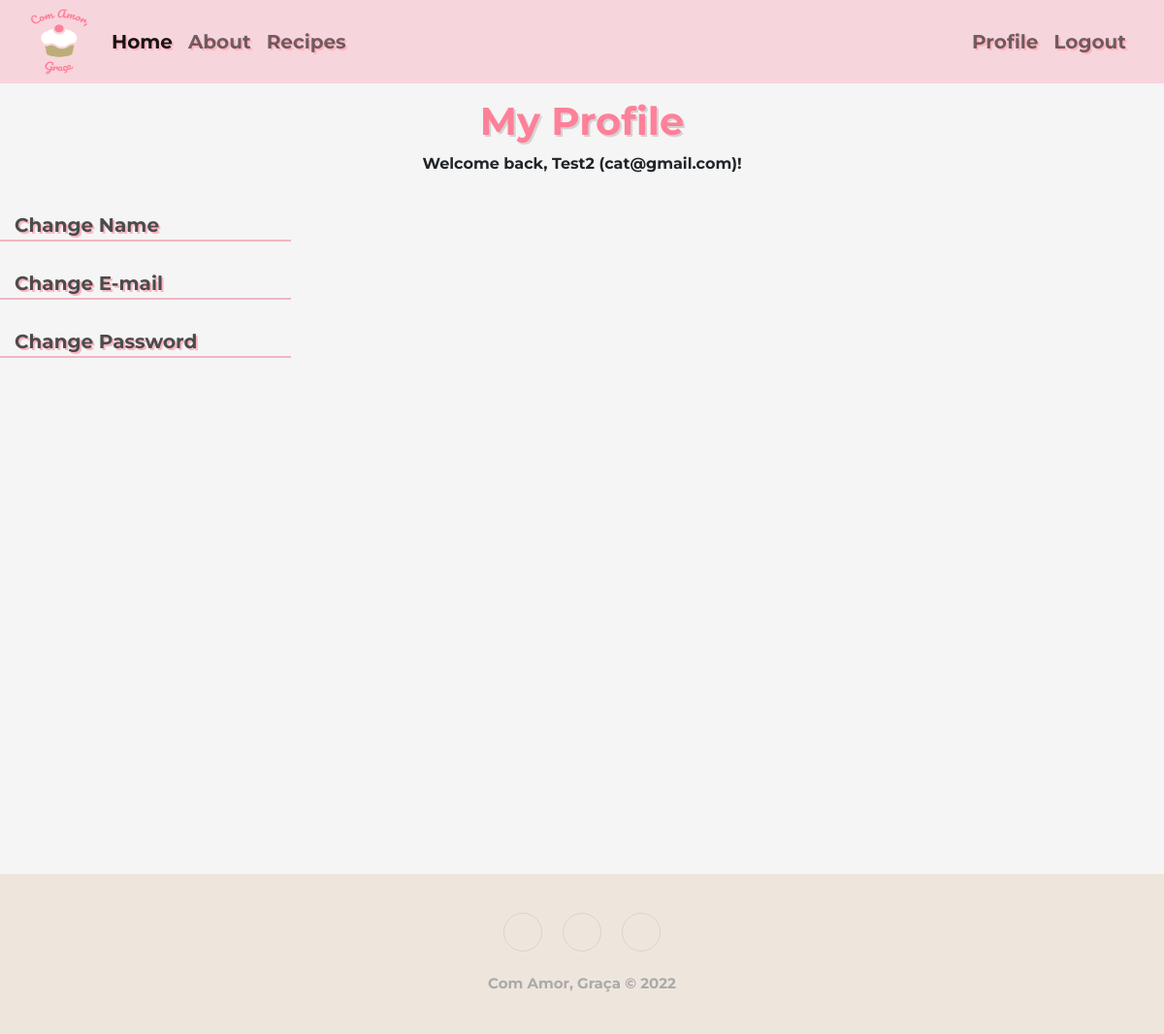
The app's page /profile (signed in), older data.
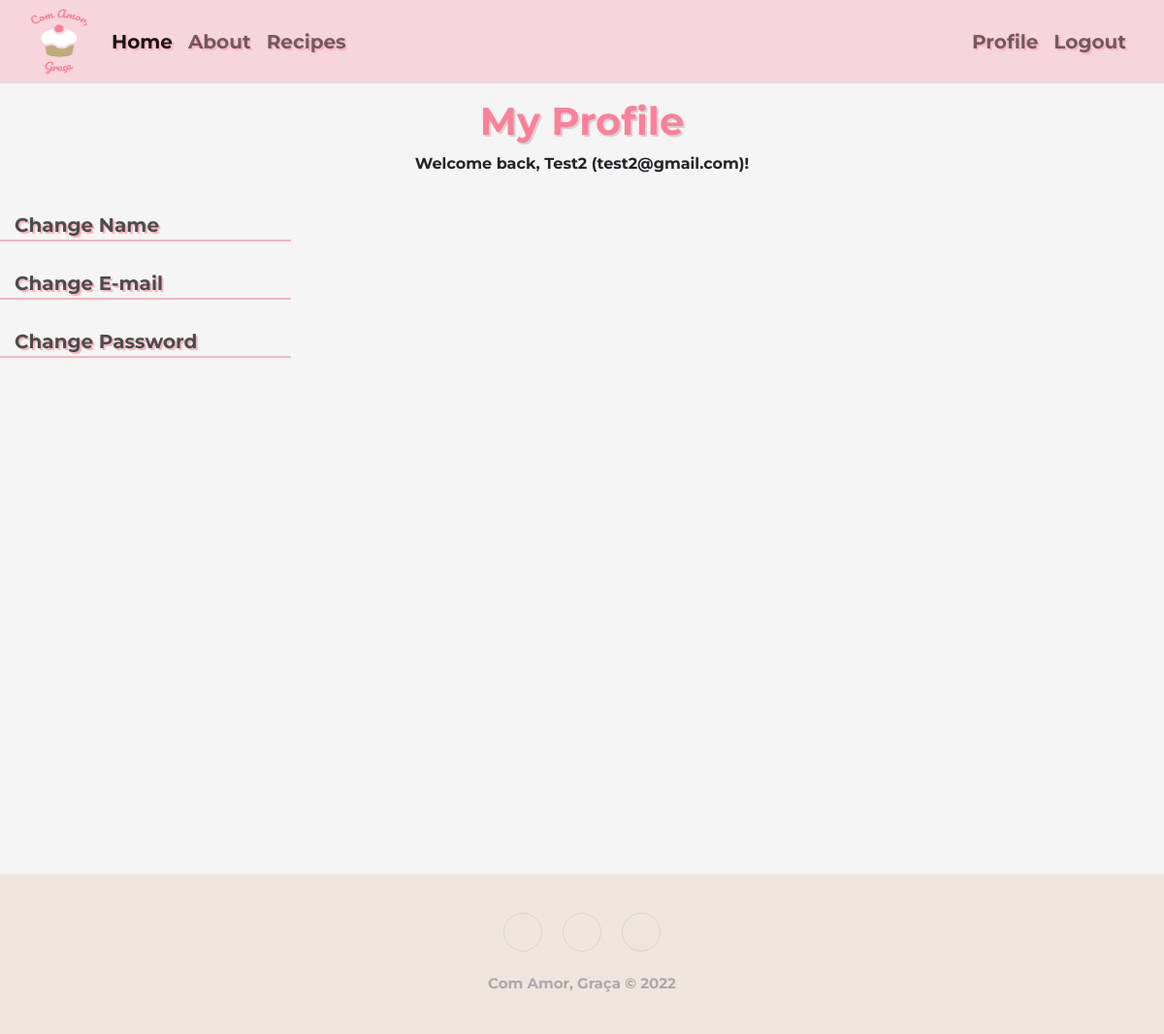
The same page, newer data.
### flask_program/models_database.py (models this page shows)
class User(db.Model, UserMixin): #user information
    id = db.Column(db.Integer, primary_key=True)
    adm_bool = db.Column(db.Integer) #For security reasons an Admin can only be added manually at the db. One ADM can add another ADM via website, otherwise it's not possible to create a adm account via register. ADM = 0 means it's not an adm, ADM = 1 means it's adm
    email = db.Column(db.Text, unique=True, nullable=False)
    password = db.Column(db.Text, nullable=False)
    name = db.Column(db.Text, nullable=False)
    posts = db.relationship('Post')

### flask_program/auth.py (the view)
@auth.route('/profile', methods=['GET', 'POST'])
@login_required
def profile():
    id = current_user.id
    user_info = User.query.filter(User.id == id).first()
    is_adm = user_info.adm_bool
    post_info = Post.query.filter(Post.user_id == id).all()
    post_thumb = []
    for i in post_info:
        hold = str_to_list(i.filename)
        post_thumb.append(hold[0])
    return render_template('profile.html', user=current_user, user_name=user_info.name, user_email=user_info.email ,my_recipes=post_thumb, is_adm=is_adm)

### flask_program/templates/profile.html (shortened to what this page needs)
{% extends "index.html" %}
{% block link %}
<link rel="stylesheet" href="static/profile.css"> {% endblock %}
{% block main %}
<h1>
    <a href="/profile" class="profileTitle">
        My Profile
    </a>
</h1>
<p>Welcome back, {{ user_name }} ({{ user_email }})!</p>
<div class="flexProfile">
	<div class="settingsNav">
		<ul class="nav flex-column">
			<li class="nav-item">
				<button class="nav-link navbar-brand" type="button" id="nameChange">Change Name</button>
			</li>
			<hr class="hrSet">
			<li class="nav-item">
				<button class="nav-link navbar-brand" type="button" id="emailChange">Change E-mail</button>
			</li>
			<hr class="hrSet">
			<li class="nav-item">
				<button class="nav-link navbar-brand" type="button" id="pwChange">Change Password</button>
			</li>
			<hr class="hrSet">
		</ul>
	</div>
	<div class="myProfile" id="myProfile">
	</div>
</div>
{% endblock %}

Row changes from the older to the newer data that the page shows:
changed User "Test2": email "cat@gmail.com" → "test2@gmail.com"
